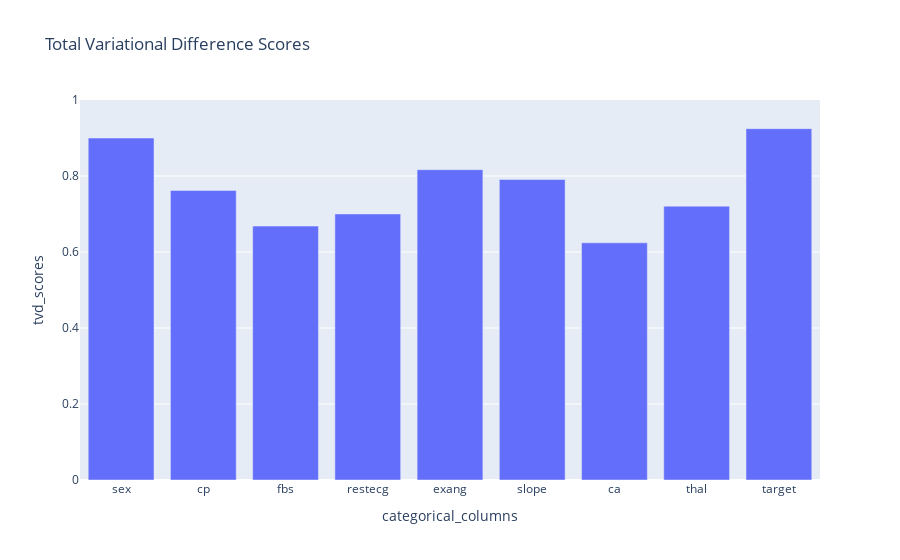

The code cell stored with this chart in its notebook:
### Code cell
tvd_figure

### Figure 1 — Plotly figure (JSON) as saved in the notebook; plotly's stock layout.template omitted (floating-point values rounded to 4 significant figures)
{"data": [{"alignmentgroup": "True", "hovertemplate": "categorical_columns=%{x}<br>tvd_scores=%{y}<extra></extra>", "legendgroup": "", "marker": {"color": "#636efa", "pattern": {"shape": ""}}, "name": "", "offsetgroup": "", "orientation": "v", "showlegend": false, "textposition": "inside", "type": "bar", "x": ["sex", "cp", "fbs", "restecg", "exang", "slope", "ca", "thal", "target"], "xaxis": "x", "y": [0.8999, 0.7619, 0.6681, 0.7001, 0.8166, 0.7907, 0.6241, 0.7206, 0.9246], "yaxis": "y"}], "layout": {"barmode": "relative", "legend": {"tracegroupgap": 0}, "title": {"text": "Total Variational Difference Scores"}, "xaxis": {"anchor": "y", "domain": [0, 1], "title": {"text": "categorical_columns"}}, "yaxis": {"anchor": "x", "domain": [0, 1], "range": [0, 1], "title": {"text": "tvd_scores"}}}}
